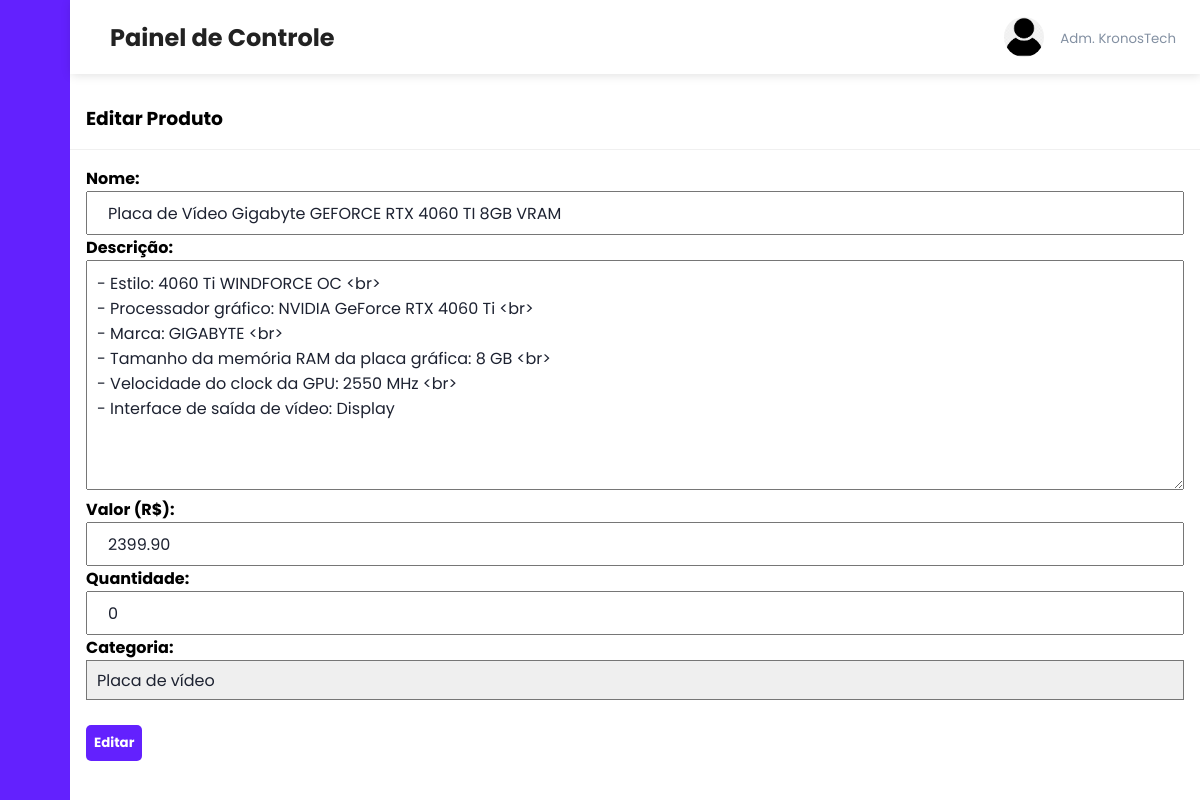
Page /admin/edit_product.php?product_id=2 on the earlier database version.
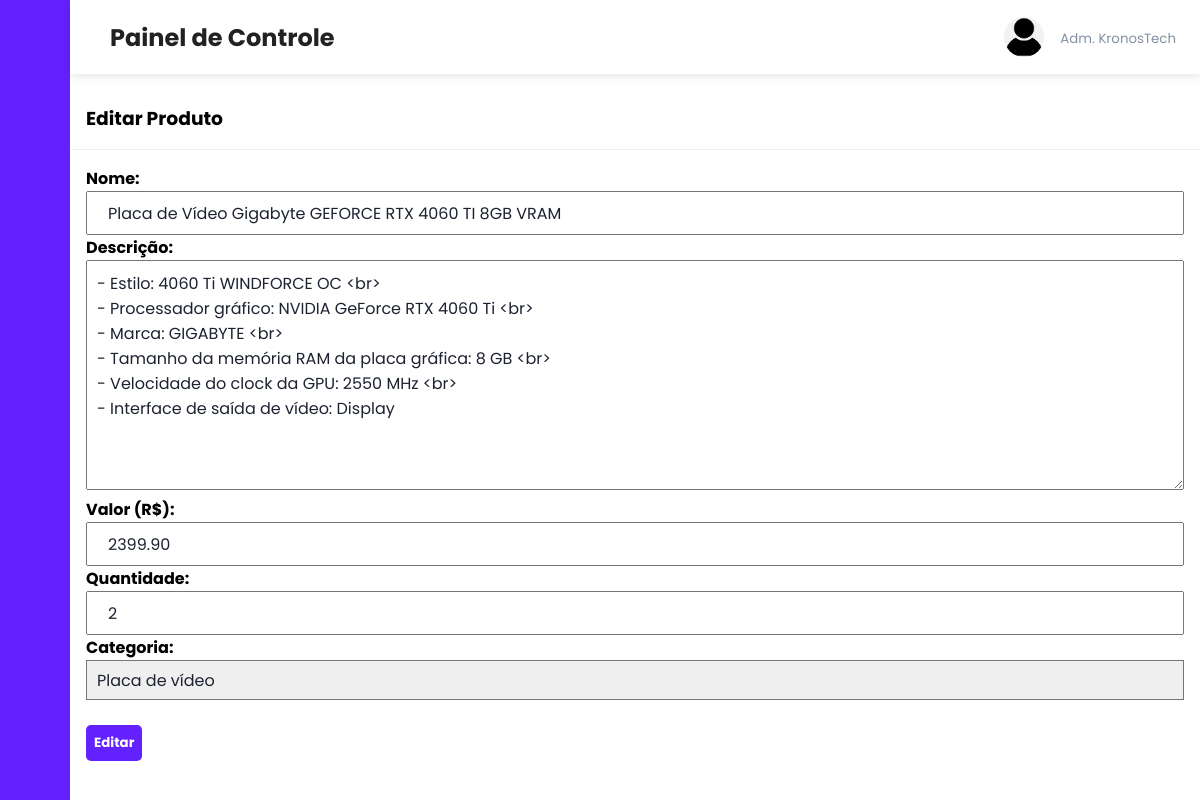
Same page on the later database version.
### tables this page shows
CREATE TABLE `products` (
  `product_id` int(11) NOT NULL,
  `product_name` varchar(100) NOT NULL,
  `product_category` varchar(108) NOT NULL,
  `product_description` varchar(255) NOT NULL,
  `product_image` varchar(255) NOT NULL,
  `product_image2` varchar(255) DEFAULT NULL,
  `product_image3` varchar(255) DEFAULT NULL,
  `product_image4` varchar(255) DEFAULT NULL,
  `product_price` decimal(8,2) NOT NULL,
  `product_cname` varchar(101) NOT NULL,
  `product_quant` int(100) NOT NULL
);

### admin/edit_product.php (the view, shortened to what this page needs)
<?php include('header.php'); ?>
<?php
if (isset($_GET['product_id'])) {
    $product_id = $_GET['product_id'];
    $stmt = $conn->prepare("SELECT * FROM products WHERE product_id = ?");
    $stmt->bind_param('i', $product_id);
    $stmt->execute();
    $result = $stmt->get_result();
    $product = $result->fetch_assoc();
} else if (isset($_POST['edit_btn'])) {
    $product_id = $_POST['product_id'];
    $name = $_POST['name'];
    $description = $_POST['description'];
    $price = $_POST['price'];
    $quant = $_POST['quantity'];
    $category = $_POST['category'];
    $stmt = $conn->prepare("UPDATE products SET product_name=?, product_description=?, product_price=?, product_quant=?, product_category=? WHERE product_id=?");
    $stmt->bind_param('ssdisi', $name, $description, $price, $quant, $category, $product_id);
    if ($stmt->execute()) {
        $stmt->close();
        $conn->close();
        header('location: products.php?edit_success_message= Você editou o produto com sucesso!');
        exit;
    } else {
        $stmt->close();
        $conn->close();
        header('location: products.php?edit_failure_message=Ocorreu um erro ao editar o produto. Tente novamente.');
        exit;
    }
} else {
    header('Location: products.php');
    exit;
}
?>
<div class="recent-grid">
    <div class="projects">
        <div class="card">
            <div class="card-header">
                <h3>Editar Produto</h3>
            </div>
            <div class="card-body">
                <form method="post" action="edit_product.php">
                    <h4>Nome:</h4> <input type="text" name="name" class="input-large" value="<?php echo $product['product_name']; ?>" placeholder="Nome do Produto">
                    <h4>Descrição:</h4> <textarea name="description" class="input-large-textarea" placeholder="Descrição do Produto"><?php echo $product['product_description']; ?></textarea>
                    <h4>Valor (R$):</h4> <input type="text" id="preco" name="price" class="input-large" value="<?php echo $product['product_price']; ?>" placeholder="Valor do Produto" maxlength="7">
                    <h4>Quantidade:</h4> <input type="number" id="quant" name="quantity" class="input-large" value="<?php echo $product['product_quant']; ?>" placeholder="Quant. do Produto" maxlength="7">
                    <h4>Categoria: </h4>
                    <select name="category" class="input-large">
                        <option class="category-option" value="Placa de vídeo" <?php if ($product['product_category'] == "Placa de vídeo") echo "selected"; ?>>Placa de vídeo</option>
                    </select>
                    <br><br>
                    <input type="submit" class="btn btn-primary" name="edit_btn" value="Editar">
                </form>
            </div>
        </div>
    </div>
</div>
</body>
</html>

Differences in the rows shown:
changed products "Placa de Vídeo Gigabyte GEFORCE RTX 4060 TI 8GB VRAM": quantity "0" → "2"
